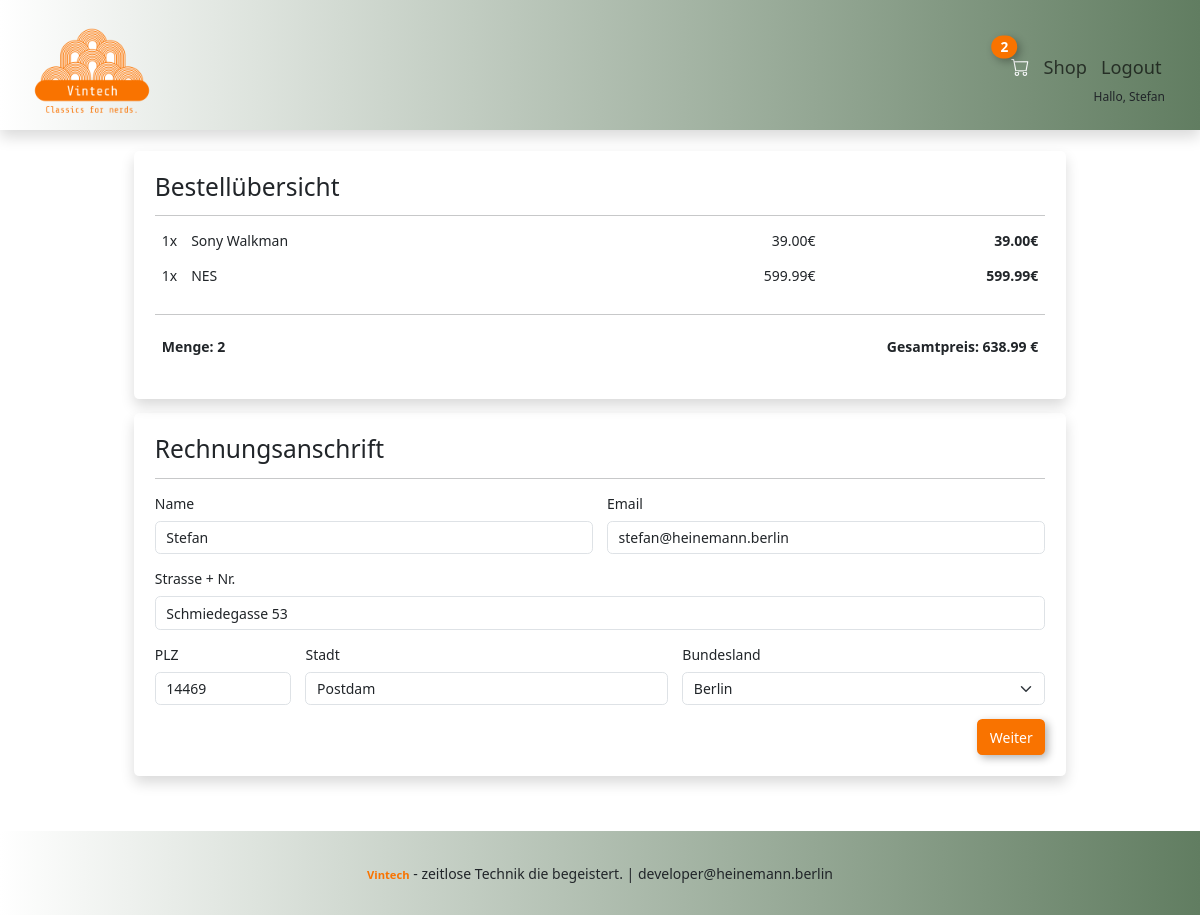
The app's page /kasse/ (signed in) with its own data.
### shop/models.py (models this page shows, shortened)
class OrderItem(models.Model):
    article = models.ForeignKey(
        Article, on_delete=models.SET_NULL, null=True, blank=True
    )
    order = models.ForeignKey(Order, on_delete=models.SET_NULL, null=True, blank=True)
    quantity = models.IntegerField(default=0, null=True, blank=True)
    date = models.DateTimeField(auto_now_add=True, null=True, blank=True)
    @property
    def get_sumary(self):
        sumary = self.quantity * self.article.price
        return sumary

class Article(models.Model):
    name = models.CharField(max_length=100, null=True)
    description = models.TextField(max_length=100, null=True, blank=True)
    price = models.DecimalField(max_digits=6, decimal_places=2, null=True, blank=True)
    img = models.ImageField(upload_to="articles", null=True, blank=True)

class Order(models.Model):
    customer = models.ForeignKey(
        Customer, on_delete=models.SET_NULL, null=True, blank=True
    )
    order_date = models.DateTimeField(auto_now_add=True, null=True, blank=True)
    completed = models.BooleanField(default=False, null=True, blank=True)
    order_id = models.CharField(max_length=100, null=True, blank=True)
    @property
    def get_total_price(self):
        total = 0
        for item in self.orderitem_set.all():
            total += item.get_sumary
        return total
    @property
    def get_total_quantity(self):
        total = 0
        for item in self.orderitem_set.all():
            total += item.quantity
        return total

### shop/views.py (the view)
# urls.py: path('kasse/', views.kasse, name='kasse'),
def kasse(request):
    if request.user.is_authenticated:
        customer = request.user.customer
        order, created = Order.objects.get_or_create(customer=customer, completed=False)
        articles = order.orderitem_set.all()
    else:
        cookie_data = guestCookie(request)
        articles = cookie_data['articles']
        order = cookie_data['order']
    ctx = {"articles": articles, "order": order}
    return render(request, "kasse.html", ctx)

### shop/context_processors.py (called while the page is built, shortened)
def shopping_cart_items(request):
  if request.user.is_authenticated:
    current_user = request.user.customer
    current_order, created  = Order.objects.get_or_create(customer=current_user, completed=False)
    if current_order:
      cart_items_amount = current_order.get_total_quantity
    else:
      cart_items_amount = 0
  return {"amount": cart_items_amount}

### shop/templates/kasse.html (shortened to what this page needs)
{% extends 'index.html' %} {%block content%} {% load static%}
<div class="d-flex flex-column align-items-center mt-4 gap-3 mb-4">
   <div class="col-12 col-lg-10">
      <div class="shadow p-4 rounded">
         <h3>Bestellübersicht</h3>
         <hr />
         {% for article in articles %}
         <div class="d-flex">
            <p class="px-2">{{article.quantity}}x</p>
            <p class="px-2 me-auto kasse-text-overview w-50">{{article.article.name}}</p>
            <p class="px-2">{{article.article.price | floatformat:2}}€</p>
            <p class="px-2 fw-bold w-25 text-end">{{article.get_sumary | floatformat:2}}€</p>
         </div>
         {% endfor %}
         <hr />
         <div class="d-flex">
            <p class="fw-bold p-2 me-auto">Menge: {{order.get_total_quantity}}</p>
            <p class="fw-bold p-2">Gesamtpreis: {{order.get_total_price | floatformat:2}} €</p>
         </div>
      </div>
   </div>
   <div class="col-12 col-lg-10 transition-225">
      <div class="shadow p-4 rounded transition-225 mb-4">
         <h3>Rechnungsanschrift</h3>
         <hr />
         <form
            class="row g-3"
            id="form-checkout">
            <div class="col-md-6">
               <label
                  for="inputName"
                  class="form-label"
                  >Name</label
               >
               {% if request.user.is_authenticated %}
               <input
                  type="text"
                  class="form-control"
                  id="inputName"
                  value="{{request.user|title}}"
                  required />
               {% endif %}
            </div>
            <div class="col-md-6">
               <label
                  for="inputEmail"
                  class="form-label"
                  >Email</label
               >
               {% if request.user.is_authenticated%}
               <input
                  type="email"
                  class="form-control"
                  id="inputEmail"
                  value="{{request.user.email}}"
                  required />
               {% endif %}
            </div>
            <div class="col-12">
               <label
                  for="inputAddress"
                  class="form-label"
                  >Strasse + Nr.</label
               >
               <input
                  type="text"
                  class="form-control"
                  id="inputAddress"
                  value="Schmiedegasse 53"
                  required />
            </div>
            <div class="col-md-2">
               <label
                  for="inputPlz"
                  class="form-label"
                  >PLZ</label
               >
               <input
                  type="text"
                  class="form-control"
                  id="inputPlz"
                  value="14469"
                  required />
            </div>
            <div class="col-md-5">
               <label
                  for="inputCity"
                  class="form-label"
                  >Stadt</label
               >
               <input
                  type="text"
                  class="form-control"
                  id="inputCity"
                  value="Postdam"
                  required />
            </div>
            <div class="col-md-5">
               <label
                  for="inputState"
                  class="form-label"
                  >Bundesland</label
               >
               <select
                  id="inputState"
                  class="form-select"
                  required>
                  <option selected>Berlin</option>
               </select>
            </div>
            <div class="col-12 d-flex justify-content-end">
               <button
                  type="submit"
                  class="btn btn-secondary btn-buy"
                  id="form-forward-button">
                  Weiter
               </button>
            </div>
         </form>
      </div>
   </div>
</div>
{% endblock %}

### shop/templates/menu.html (shortened to what this page needs)
{% load static%}
<nav class="navbar shadow nav-bg px-4 sticky-top">
   <div class="container-fluid d-flex">
      <a
         class="navbar-brand link-light"
         href="{% url 'shop' %}"
         ><img
            class="logo-img"
            src="{% static 'img/logos/logo_transparent.png'%}"
            alt=""
      /></a>
      <div class="d-flex flex-column">
         <ul class="navbar-nav mb-0 justify-content-end">
            <div class="d-flex align-items-center justify-content-end">
               <li class="nav-item">
                  <a
                     class="nav-link p-2 link-light"
                     href="{% url 'warenkorb' %}"
                     ><i class="bi bi-cart"></i>
                     {% if amount > 0 %}
                     <span
                        id="card-counter"
                        class="shadow-custom-1 position-absolute top-0 start-0 translate-middle badge rounded-pill bg-orange"
                        >{{amount}}</span
                     >
                     {% endif%}
                  </a>
               </li>
               {% if not request.get_full_path == "/" %}
               <li class="nav-item">
                  <a
                     class="nav-link p-2 btn btn"
                     aria-current="page"
                     href="{% url 'shop' %}">
                     Shop</a
                  >
               </li>
               {% endif%} {% if not request.user.is_authenticated %}
               <li class="nav-item">
                  <a
                     class="nav-link p-2 btn"
                     aria-current="page"
                     href="{% url 'login' %}"
                     >Login</a
                  >
               </li>
               {% else %}
               <li class="nav-item">
                  <a
                     class="nav-link p-2 btn btn"
                     aria-current="page"
                     href="{% url 'logout' %}"
                     >Logout</a
                  >
               </li>
               {% endif %}
            </div>
         </ul>
         {% if request.user.is_authenticated%}
         <span class="text-end pe-1 text-hallo">Hallo, {{request.user|title}}</span>
         {% else %}
         <span class="text-end pe-1 text-hallo">Hallo, du bist noch nicht eingeloggt.</span>
         {% endif %}
      </div>
   </div>
</nav>

### static/css/index.css (style rules this page uses)
:root { --brand-green: rgb(97, 125, 97); --brand-orange: rgb(249, 115, 0); --brand-orange-light: #ffd0a6; --brand-white: #fff; --brand-black: #000; font-size: 14px !important; }
.transition-225 { transition: height 1s ease-in-out; }
.bg-orange { background-color: var(--brand-orange); }
.shadow-custom-1 { box-shadow: 3px 3px 8px rgba(0, 0, 0, 0.3); }
.navbar>.container-fluid { align-items: flex-start !important; }
.navbar ul { padding-top: 40px; font-size: 1.3rem; }
.navbar li { position: relative; }
.nav-bg { background: linear-gradient(90deg, white, var(--brand-green)); align-items: center; max-height: 130px; z-index: 1; }
.logo-img { width: 120px; }
.text-hallo { font-size: 12px !important; }
.btn-buy { background: var(--brand-orange); color: var(--brand-white); border: 2px solid var(--brand-orange); box-shadow: 3px 3px 8px rgba(0, 0, 0, 0.3); }
.kasse-text-overview { text-wrap: nowrap; max-width: 40%; overflow: hidden; }

### records on screen
OrderItem: quantity "1", article.name "Sony Walkman", article.price "39.00", get_sumary "39.00"
OrderItem: quantity "1", article.name "NES", article.price "599.99", get_sumary "599.99"
Order: get_total_quantity "2", get_total_price "638.99"

### other values on screen
{{ amount }} "2"
{{ request.user|title }} "Stefan"
